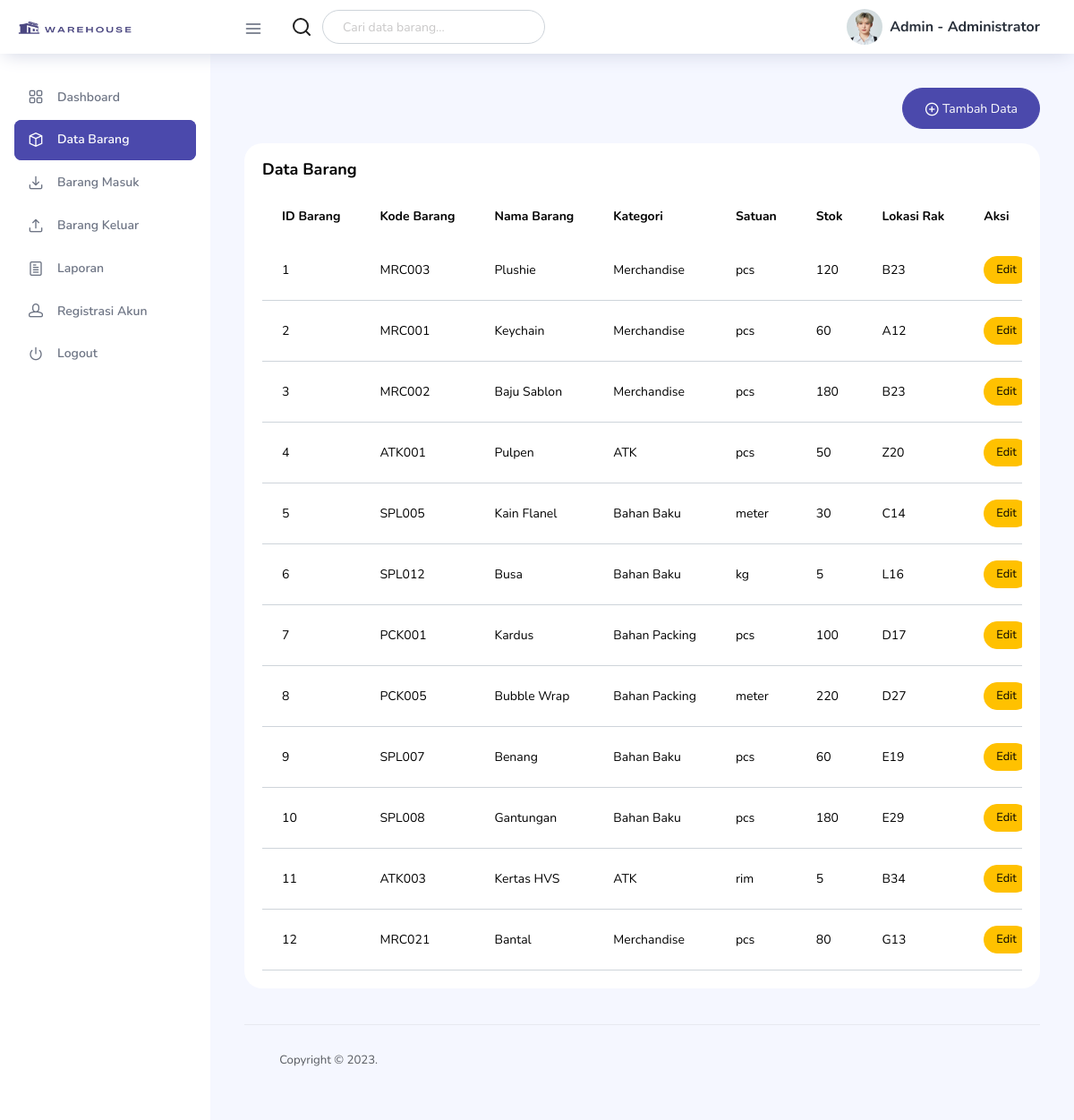
/dist/page/databarang.php (signed in), run on the app's committed database.
### tables this page shows
CREATE TABLE `data_barang` (
  `id_barang` int(11) NOT NULL,
  `kode_barang` varchar(20) DEFAULT NULL,
  `nama_barang` varchar(100) DEFAULT NULL,
  `kategori` varchar(50) DEFAULT NULL,
  `satuan` varchar(20) DEFAULT NULL,
  `stok` int(11) DEFAULT NULL,
  `lokasi_rak` varchar(50) DEFAULT NULL
);

### dist/page/databarang.php (the view, shortened to what this page needs)
<?php
include '../../config/koneksi.php';
?>
<?php include 'C:\xampp\htdocs\warehouse\dist\includes\header.php'; ?>
<?php include 'C:\xampp\htdocs\warehouse\dist\includes\navbar.php'; ?>
<?php include 'C:\xampp\htdocs\warehouse\dist\includes\sidebar.php'; ?>
<div class="main-panel">
  <div class="content-wrapper">
    <?php if ($_SESSION['role'] == 'admin'): ?>
    <div class="d-flex justify-content-end mb-3">
      <button type="button" class="btn btn-primary btn-rounded btn-fw" data-bs-toggle="modal" data-bs-target="#modalTambahData">
        <i class="icon-circle-plus"></i> Tambah Data
      </button>
    </div>
    <?php endif; ?>
    <div class="row">
      <div class="col-lg-12 grid-margin stretch-card">
        <div class="card">
          <div class="card-body">
            <h4 class="card-title">Data Barang</h4>
            <div class="table-responsive">
              <table class="table">
                <thead>
                  <tr>
                    <th>ID Barang</th>
                    <th>Kode Barang</th>
                    <th>Nama Barang</th>
                    <th>Kategori</th>
                    <th>Satuan</th>
                    <th>Stok</th>
                    <th>Lokasi Rak</th>
                    <?php if ($_SESSION['role'] == 'admin'): ?>
                    <th>Aksi</th>
                    <?php endif; ?>
                  </tr>
                </thead>
                <tbody>
<?php
$sql = "SELECT * FROM data_barang";
$result = mysqli_query($conn, $sql);
while ($row = mysqli_fetch_assoc($result)) {
    $id_barang = $row['id_barang'];
    $q_masuk = mysqli_query($conn, "SELECT SUM(jumlah) as total_masuk FROM barang_masuk WHERE id_barang='$id_barang'");
    $masuk = mysqli_fetch_assoc($q_masuk);
    $total_masuk = $masuk['total_masuk'] ?? 0;
    $q_keluar = mysqli_query($conn, "SELECT SUM(jumlah) as total_keluar FROM barang_keluar WHERE id_barang='$id_barang'");
    $keluar = mysqli_fetch_assoc($q_keluar);
    $total_keluar = $keluar['total_keluar'] ?? 0;
    $stok_otomatis = $total_masuk - $total_keluar;
    echo "<tr>
        <td>{$row['id_barang']}</td>
        <td>{$row['kode_barang']}</td>
        <td>{$row['nama_barang']}</td>
        <td>{$row['kategori']}</td>
        <td>{$row['satuan']}</td>
        <td>{$stok_otomatis}</td>
        <td>{$row['lokasi_rak']}</td>";
    if ($_SESSION['role'] == 'admin') {
        echo "<td>
            <button class='btn btn-warning btn-sm' data-bs-toggle='modal' data-bs-target='#modalEditData'
              data-id='{$row['id_barang']}'
              data-kode='{$row['kode_barang']}'
              data-nama='{$row['nama_barang']}'
              data-kategori='{$row['kategori']}'
              data-satuan='{$row['satuan']}'
              data-lokasi='{$row['lokasi_rak']}'>Edit</button>
            <a href='databarang.php?hapus={$row['id_barang']}' class='btn btn-danger btn-sm' onclick=\"return confirm('Yakin hapus?')\">Hapus</a>
        </td>";
    }
    echo "</tr>";
}
?>
                </tbody>
              </table>
            </div>
          </div>
        </div>
      </div>
    </div>
<?php include "C:/xampp/htdocs/warehouse/dist/includes/footer.php"; ?>

### data on the page
data_barang: id_barang "1", kode_barang "MRC003", nama_barang "Plushie", kategori "Merchandise", satuan "pcs", stok_otomatis "120", lokasi_rak "B23"
data_barang: id_barang "2", kode_barang "MRC001", nama_barang "Keychain", kategori "Merchandise", satuan "pcs", stok_otomatis "60", lokasi_rak "A12"
data_barang: id_barang "3", kode_barang "MRC002", nama_barang "Baju Sablon", kategori "Merchandise", satuan "pcs", stok_otomatis "180", lokasi_rak "B23"
data_barang: id_barang "4", kode_barang "ATK001", nama_barang "Pulpen", kategori "ATK", satuan "pcs", stok_otomatis "50", lokasi_rak "Z20"
data_barang: id_barang "5", kode_barang "SPL005", nama_barang "Kain Flanel", kategori "Bahan Baku", satuan "meter", stok_otomatis "30", lokasi_rak "C14"
data_barang: id_barang "6", kode_barang "SPL012", nama_barang "Busa", kategori "Bahan Baku", satuan "kg", stok_otomatis "5", lokasi_rak "L16"
data_barang: id_barang "7", kode_barang "PCK001", nama_barang "Kardus", kategori "Bahan Packing", satuan "pcs", stok_otomatis "100", lokasi_rak "D17"
data_barang: id_barang "8", kode_barang "PCK005", nama_barang "Bubble Wrap", kategori "Bahan Packing", satuan "meter", stok_otomatis "220", lokasi_rak "D27"
data_barang: id_barang "9", kode_barang "SPL007", nama_barang "Benang", kategori "Bahan Baku", satuan "pcs", stok_otomatis "60", lokasi_rak "E19"
data_barang: id_barang "10", kode_barang "SPL008", nama_barang "Gantungan", kategori "Bahan Baku", satuan "pcs", stok_otomatis "180", lokasi_rak "E29"
data_barang: id_barang "11", kode_barang "ATK003", nama_barang "Kertas HVS", kategori "ATK", satuan "rim", stok_otomatis "5", lokasi_rak "B34"
data_barang: id_barang "12", kode_barang "MRC021", nama_barang "Bantal", kategori "Merchandise", satuan "pcs", stok_otomatis "80", lokasi_rak "G13"

### other printed values
$role "Admin"
$nama_lengkap "Administrator"
